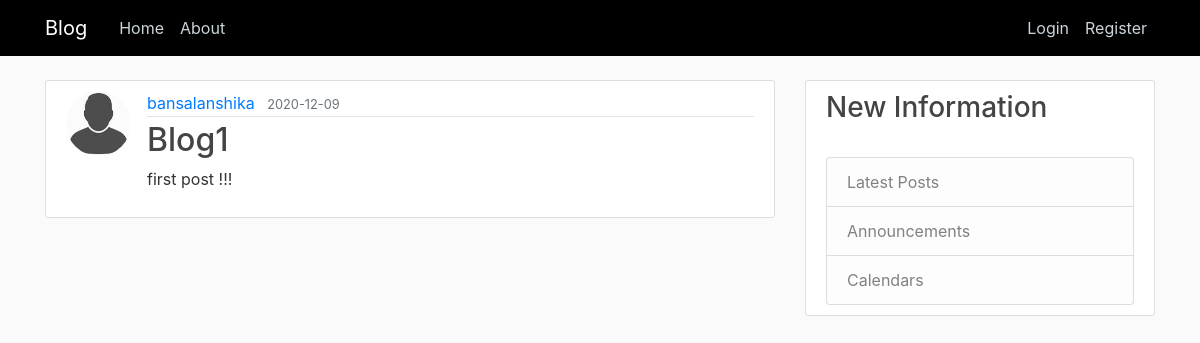
Screenshot of /post/3 with the database file from the repository.
### blog/models.py (models this page shows, shortened)
class User(db.Model, UserMixin):
    id = db.Column(db.Integer, primary_key=True)
    username = db.Column(db.String(20), unique=True, nullable=False)
    email = db.Column(db.String(120), unique=True, nullable=False)
    image_file = db.Column(db.String(20), nullable=False, default='default.jpg')
    password = db.Column(db.String(60), nullable=False)
    posts = db.relationship('Post', backref='author', lazy=True)

class Post(db.Model):
    id = db.Column(db.Integer, primary_key=True)
    title = db.Column(db.String(100), nullable=False)
    date_posted = db.Column(db.DateTime, nullable=False, default=datetime.utcnow)
    content = db.Column(db.Text, nullable=False)
    user_id = db.Column(db.Integer, db.ForeignKey('user.id'), nullable=False)

### blog/posts/routes.py (the view)
@posts.route("/post/<int:post_id>")
def post(post_id):
    post = Post.query.get_or_404(post_id)
    return render_template('post.html', title=post.title, post=post)

### blog/templates/post.html (shortened to what this page needs)
{% extends "layout.html" %}
{% block content %}
  <article class="media content-section">
    <img class="rounded-circle article-img" src="{{ url_for('static', filename='profile_pics/' + post.author.image_file) }}">
    <div class="media-body">
      <div class="article-metadata">
        <a class="mr-2" href="{{ url_for('users.user_posts', username = post.author.username) }}">{{ post.author.username }}</a>
        <small class="text-muted">{{ post.date_posted.strftime('%Y-%m-%d') }}</small>
      </div>
      <h2 class="article-title">{{ post.title }}</h2>
      <p class="article-content">{{ post.content }}</p>
    </div>
  </article>
{% endblock content %}

### blog/static/main.css (style rules this page uses)
body { background: #fafafa; color: #333333; margin-top: 5rem; }
h1, h2, h3, h4, h5, h6 { color: #444444; }
.content-section { background: #ffffff; padding: 10px 20px; border: 1px solid #dddddd; border-radius: 3px; margin-bottom: 20px; }
.article-title { color: #444444; }
.article-content { white-space: pre-line; }
.article-img { height: 65px; width: 65px; margin-right: 16px; }
.article-metadata { padding-bottom: 1px; margin-bottom: 4px; border-bottom: 1px solid #e3e3e3 }

### rows the page displays
User: image_file (picture), author.username "bansalanshika"
Post: date_posted "2020-12-09", title "Blog1", content "first post !!!"
